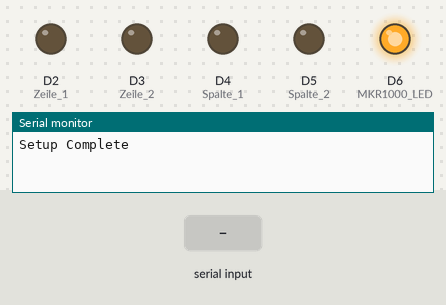
This sketch was run on a simulated Arduino Zero (SAMD21). Shown: output pins drawn as LEDs (lit = HIGH), the last lines printed to the serial monitor. Dashed ring = blinking. The inputs (shaded band) are chosen by the test bench.

Above: at 1.2 s.
1.3 s: "t" received over Serial
At 2.8 s:
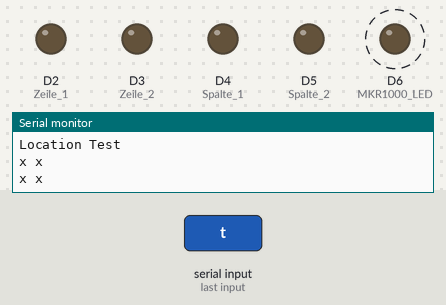
4.3 s: "t" received over Serial
At 5.5 s:
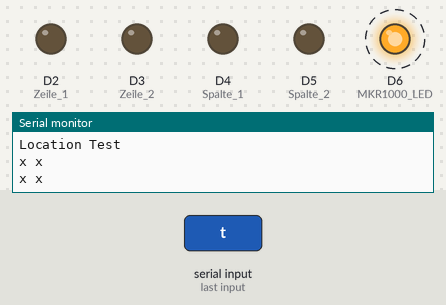
Timing chart, 0 to 14.5 s (numbered marks = the images above; inputs shaded):
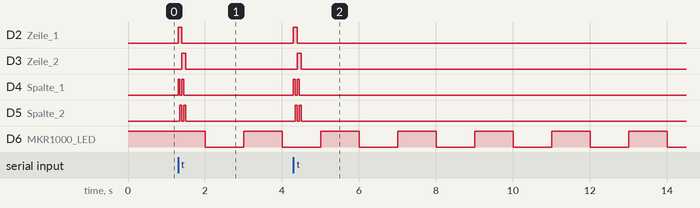

Measured:
- after the input at 1.3 s, D2 (Zeile_1): LOW → HIGH at once, → LOW 0.10 s later; D3 (Zeile_2): LOW → HIGH after 0.10 s, → LOW 0.10 s later
- after the input at 4.3 s, D2 (Zeile_1): LOW → HIGH at once, → LOW 0.10 s later; D3 (Zeile_2): LOW → HIGH after 0.10 s, → LOW 0.10 s later
- by itself, D6 (MKR1000_LED): alternates HIGH for 1.0 s and LOW for 1.0 s

The sketch:

MKR1000LocationTest.ino
```cpp
/*
  SERCOM Test

  Test the ability to add extra hardware serial ports to the MKR1000
  This sketch has the following serial interfaces:
    Serial  - Native USB interface
    Serial1 - Default serial port on D13, D14 (Sercom 5)
    Serial2 - Extra serial port on D0, D1 (Sercom 3)
    Serial3 - Extra serial port on D4, D5 (Sercom 4)

  Good explanation of sercom funcationality here:
  https://learn.adafruit.com/using-atsamd21-sercom-to-add-more-spi-i2c-serial-ports/muxing-it-up
  This sketch will echo characters recieved on any of the 4 serial ports to all other serial ports.
  for Arduino MKR1000
  by Tom Kuehn
  26/06/2016
*/

#include <Arduino.h>                              // required before wiring_private.h
#include <wiring_private.h>


/*
                        Extra Hardware Serial Port
*/
// Serial2 pin and pad definitions (in Arduino files Variant.h & Variant.cpp)
#define PIN_SERIAL2_RX       (1ul)                // Pin description number for PIO_SERCOM on D1
#define PIN_SERIAL2_TX       (0ul)                // Pin description number for PIO_SERCOM on D0
#define PAD_SERIAL2_TX       (UART_TX_PAD_0)      // SERCOM pad 0 TX
#define PAD_SERIAL2_RX       (SERCOM_RX_PAD_1)    // SERCOM pad 1 RX

// Instantiate the extra Serial classes
Uart Serial2(&sercom3, PIN_SERIAL2_RX, PIN_SERIAL2_TX, PAD_SERIAL2_RX, PAD_SERIAL2_TX);

void SERCOM3_Handler()    // Interrupt handler for SERCOM3
{
  Serial2.IrqHandler();
}


/*
                Declarations
*/

static const char MKR1000_LED       = 6;
static unsigned long ms = 0;
static boolean state = HIGH;
static unsigned char c = 0;
static const int zeilen = 2;
static const int spalten = 2;

char locations[zeilen][spalten];

void setup()
{
  static unsigned char count = 0;

  //declariren der LED und Localisations Pins
  pinMode(MKR1000_LED, OUTPUT);
  pinMode(2, OUTPUT);   //Zeile 1
  pinMode(3, OUTPUT);   //Zeile 2
  pinMode(4, OUTPUT);   //Spalte 1
  pinMode(5, OUTPUT);   //Spalte 2


  // Start Serial for debugging on the Serial Monitor
  Serial.begin(9600);
  while (!Serial && (count < 30) )
  {
    delay(200);     // Wait for serial port to connect with timeout. Needed for native USB
    digitalWrite(MKR1000_LED, state);
    state = !state;
    count++;
  }

  pinPeripheral(0, PIO_SERCOM);   // Assign pins 0 & 1 SERCOM functionality
  pinPeripheral(1, PIO_SERCOM);
  Serial2.begin(9600);           // Begin Serial2

  //initialisiren der Output Pins
  digitalWrite(MKR1000_LED, HIGH);
  digitalWrite(2, LOW);
  digitalWrite(3, LOW);
  digitalWrite(4, LOW);
  digitalWrite(5, LOW);

  Serial.println("Setup Complete");
}


void activateLocation(int zeile, int spalte) {
  digitalWrite(zeile, HIGH);
  digitalWrite(spalte, HIGH);
}
void deactivateLocation(int zeile, int spalte) {
  digitalWrite(zeile, LOW);
  digitalWrite(spalte, LOW);
}


void loop()
{


  if (Serial.available())
  {
    char c1, c2;
    c1 = Serial.read();
    if (c1 == 't') {
      //Testet jede Location
      Serial.println("Location Test");
      for (int i = 2; i < 2 + zeilen; i++) {
        for (int j = 4; j < 4 + spalten; j++) {
          activateLocation(i, j);
          delay(50);
          //Wenn eine Antwort kommt speichere sie im locations Array
          if (Serial2.available()) {
            locations[i - 2][j - 4] = Serial2.read();
          } else {
            locations[i - 2][j - 4] = 'x';
          }
          deactivateLocation(i, j);
        }
      }
      //Gebe Array aus
      for (int i = 0; i < zeilen; i++) {
        for (int j = 0; j < spalten; j++) {
          Serial.print(locations[i][j]);
          Serial.print(" ");
        }
        Serial.println(" ");
      }

    } else {
      c2 = Serial.read();

      Serial.print("Senden an Chip: ");
      Serial.print(c1);
      Serial.print(" sende: ");
      Serial.print(c2);
      Serial2.write(c1);
      Serial2.write(c2);
    }
    delay(100); //gebe Zeit zum Antworten
  }
  if (Serial2.available())
    {
      Serial.print("    Empfange: ");
      String gelesen2;
      while (Serial2.available() > 0) {
        char c = Serial2.read();
        gelesen2 += c;
      }
      Serial.println(gelesen2);

    }

  if (millis() - ms > 1000)
  {
    ms = millis();
    digitalWrite(MKR1000_LED, state);
    state = !state;
  }

}
```
